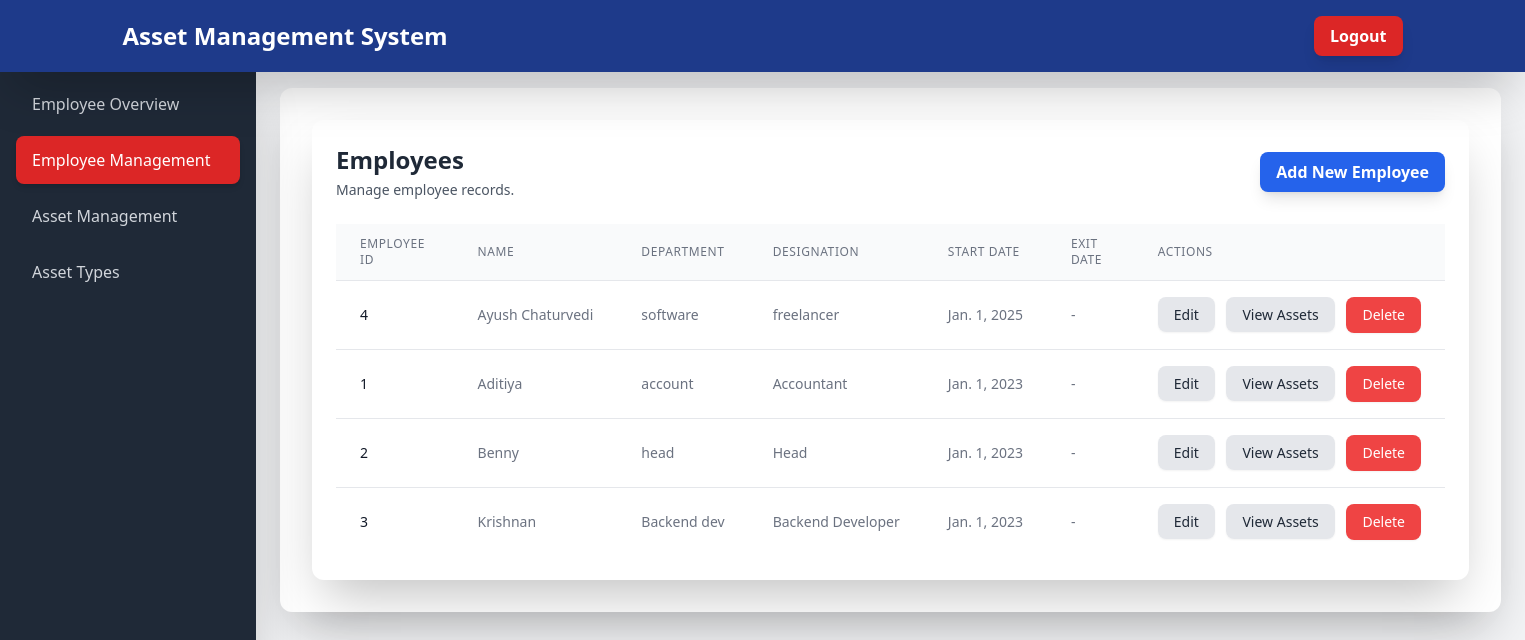
Before: /employees/ (signed in) with the older database file.
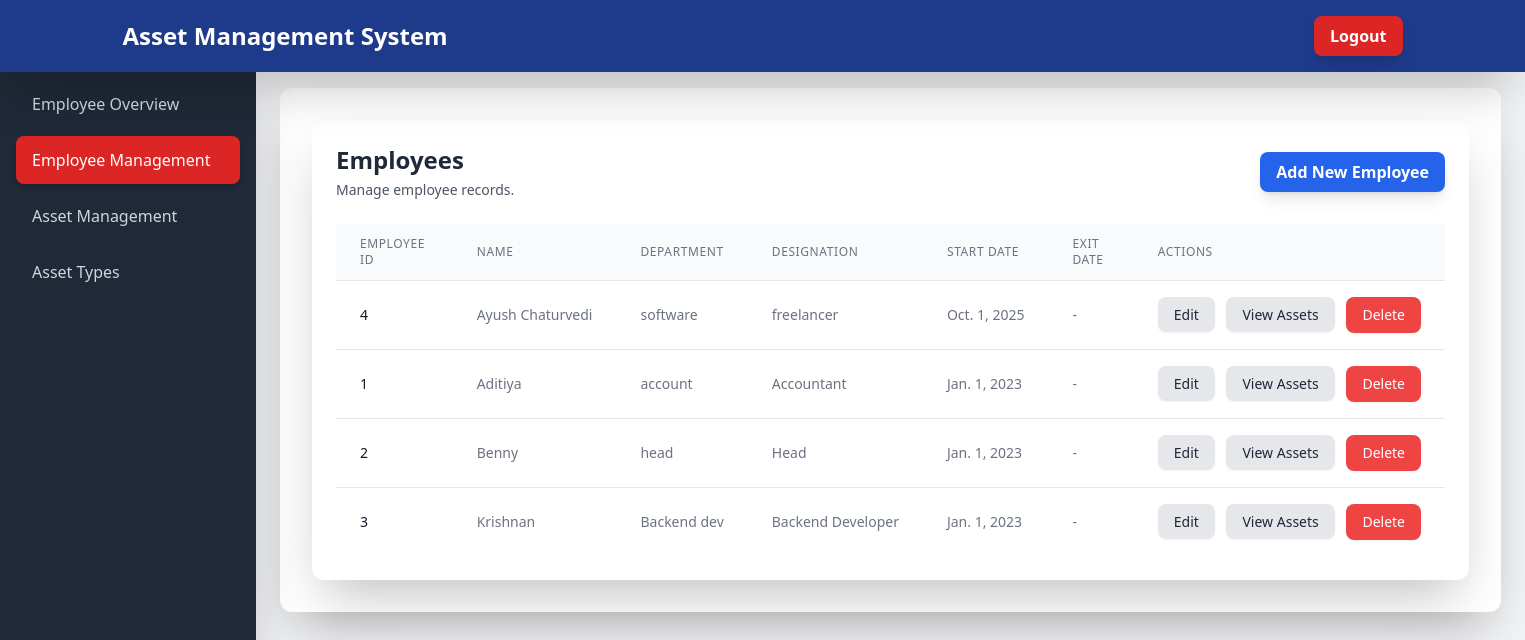
After: the same page with the newer database file.
### assets/models.py (models this page shows, shortened)
class Employee(models.Model):
    employee_id = models.CharField(max_length=100, unique=True)
    name = models.CharField(max_length=255)
    department = models.CharField(max_length=255)
    designation = models.CharField(max_length=255)
    start_date = models.DateField()
    exit_date = models.DateField(null=True, blank=True)
    is_active = models.BooleanField(default=True)
    class Meta:
        ordering = ['-start_date']

### assets/views.py (the view)
# urls.py: path('employees/', views.EmployeeListView.as_view(), name='employee_list'),
class EmployeeListView(LoginRequiredMixin, UserPassesTestMixin, ListView):
    model = Employee
    template_name = 'assets/employee_list.html'
    context_object_name = 'employees'
    def test_func(self):
        return self.request.user.is_staff
    def get_queryset(self):
        return Employee.objects.filter(is_active=True)

### assets/templates/assets/employee_list.html (shortened to what this page needs)
{% extends 'assets/base.html' %}
{% block content %}
<div class="bg-white rounded-xl shadow-2xl p-6">
    <div class="flex justify-between items-center mb-6">
        <div>
            <h3 class="text-2xl font-bold text-gray-800">Employees</h3>
            <p class="mt-1 text-sm text-gray-600">Manage employee records.</p>
        </div>
        <a href="{% url 'employee_create' %}" class="bg-blue-600 hover:bg-blue-700 text-white font-semibold rounded-lg shadow-lg px-4 py-2 transition duration-200 transform hover:scale-[1.01] active:scale-[0.98]">Add New Employee</a>
    </div>
    <div class="overflow-x-auto">
        <table class="min-w-full divide-y divide-gray-200">
            <thead class="bg-gray-50">
                <tr>
                    <th class="px-6 py-3 text-left text-xs font-medium text-gray-500 uppercase tracking-wider">Employee ID</th>
                    <th class="px-6 py-3 text-left text-xs font-medium text-gray-500 uppercase tracking-wider">Name</th>
                    <th class="px-6 py-3 text-left text-xs font-medium text-gray-500 uppercase tracking-wider">Department</th>
                    <th class="px-6 py-3 text-left text-xs font-medium text-gray-500 uppercase tracking-wider">Designation</th>
                    <th class="px-6 py-3 text-left text-xs font-medium text-gray-500 uppercase tracking-wider">Start Date</th>
                    <th class="px-6 py-3 text-left text-xs font-medium text-gray-500 uppercase tracking-wider">Exit Date</th>
                    <th class="px-6 py-3 text-left text-xs font-medium text-gray-500 uppercase tracking-wider">Actions</th>
                </tr>
            </thead>
            <tbody class="bg-white divide-y divide-gray-200">
                {% for employee in employees %}
                    <tr class="hover:bg-blue-50 transition duration-200">
                        <td class="px-6 py-4 whitespace-nowrap text-sm font-medium text-gray-900">{{ employee.employee_id }}</td>
                        <td class="px-6 py-4 whitespace-nowrap text-sm text-gray-500">{{ employee.name }}</td>
                        <td class="px-6 py-4 whitespace-nowrap text-sm text-gray-500">{{ employee.department }}</td>
                        <td class="px-6 py-4 whitespace-nowrap text-sm text-gray-500">{{ employee.designation }}</td>
                        <td class="px-6 py-4 whitespace-nowrap text-sm text-gray-500">{{ employee.start_date }}</td>
                        <td class="px-6 py-4 whitespace-nowrap text-sm text-gray-500">{{ employee.exit_date|default:"-" }}</td>
                        <td class="px-6 py-4 whitespace-nowrap text-sm font-medium space-x-2">
                            <a href="{% url 'employee_update' employee.pk %}" class="bg-gray-200 hover:bg-gray-300 text-gray-800 font-medium rounded-lg shadow-sm px-4 py-2 transition duration-200">Edit</a>
                            <a href="{% url 'employee_detail' employee.employee_id %}" class="bg-gray-200 hover:bg-gray-300 text-gray-800 font-medium rounded-lg shadow-sm px-4 py-2 transition duration-200">View Assets</a>
                            <form method="post" action="{% url 'employee_soft_delete' employee.employee_id %}" style="display:inline;" onsubmit="return confirm('Are you sure you want to soft delete this employee? This will unassign all their assets.')">
                                <button type="submit" class="bg-red-500 hover:bg-red-600 text-white font-medium rounded-lg shadow-sm px-4 py-2 transition duration-200">Delete</button>
                            </form>
                        </td>
                    </tr>
                {% empty %}
                    <tr>
                        <td colspan="7" class="px-6 py-4 text-center text-sm text-gray-500">No employees found.</td>
                    </tr>
                {% endfor %}
            </tbody>
        </table>
    </div>
</div>
{% endblock %}

### assets/templates/assets/base.html (shortened to what this page needs)
<!DOCTYPE html>
<html lang="en">
<head>
    <script src="https://cdn.tailwindcss.com"></script>
</head>
<body class="bg-gray-100 font-sans">
    <nav class="bg-blue-900 text-white p-4 shadow-2xl fixed w-full top-0 z-20">
        <div class="container mx-auto flex justify-between items-center">
            <h1 class="text-2xl font-bold">Asset Management System</h1>
            {% if user.is_authenticated %}
                <a href="{% url 'account_logout' %}" class="bg-red-600 hover:bg-red-700 text-white font-semibold rounded-lg shadow-lg px-4 py-2 transition duration-200 transform hover:scale-[1.01] active:scale-[0.98]">Logout</a>
            {% endif %}
        </div>
    </nav>
    <div class="flex pt-16">
        <aside class="bg-gray-800 shadow-2xl w-64 min-h-screen fixed left-0 top-16 z-10">
            <nav class="p-4 space-y-2">
                <a href="{% url 'employee_overview' %}" class="nav-link block py-3 px-4 text-gray-300 hover:bg-gray-700 rounded-lg transition duration-200">Employee Overview</a>
                <a href="{% url 'employee_list' %}" class="nav-link block py-3 px-4 text-gray-300 hover:bg-gray-700 rounded-lg transition duration-200">Employee Management</a>
                <a href="{% url 'asset_assign' %}" class="nav-link block py-3 px-4 text-gray-300 hover:bg-gray-700 rounded-lg transition duration-200">Asset Management</a>
                <a href="{% url 'assettype_list' %}" class="nav-link block py-3 px-4 text-gray-300 hover:bg-gray-700 rounded-lg transition duration-200">Asset Types</a>
            </nav>
        </aside>
        <main class="flex-1 ml-64 p-6">
            <div class="bg-white rounded-xl shadow-2xl p-8">
                {% block content %}{% endblock %}
            </div>
        </main>
    </div>
</body>
</html>

Changed rows visible on the page:
removed Employee: employee_id "4", name "Ayush Chaturvedi", department "software", designation "freelancer", start_date "Jan. 1, 2025", exit_date "-"
added Employee: employee_id "4", name "Ayush Chaturvedi", department "software", designation "freelancer", start_date "Oct. 1, 2025", exit_date "-"
